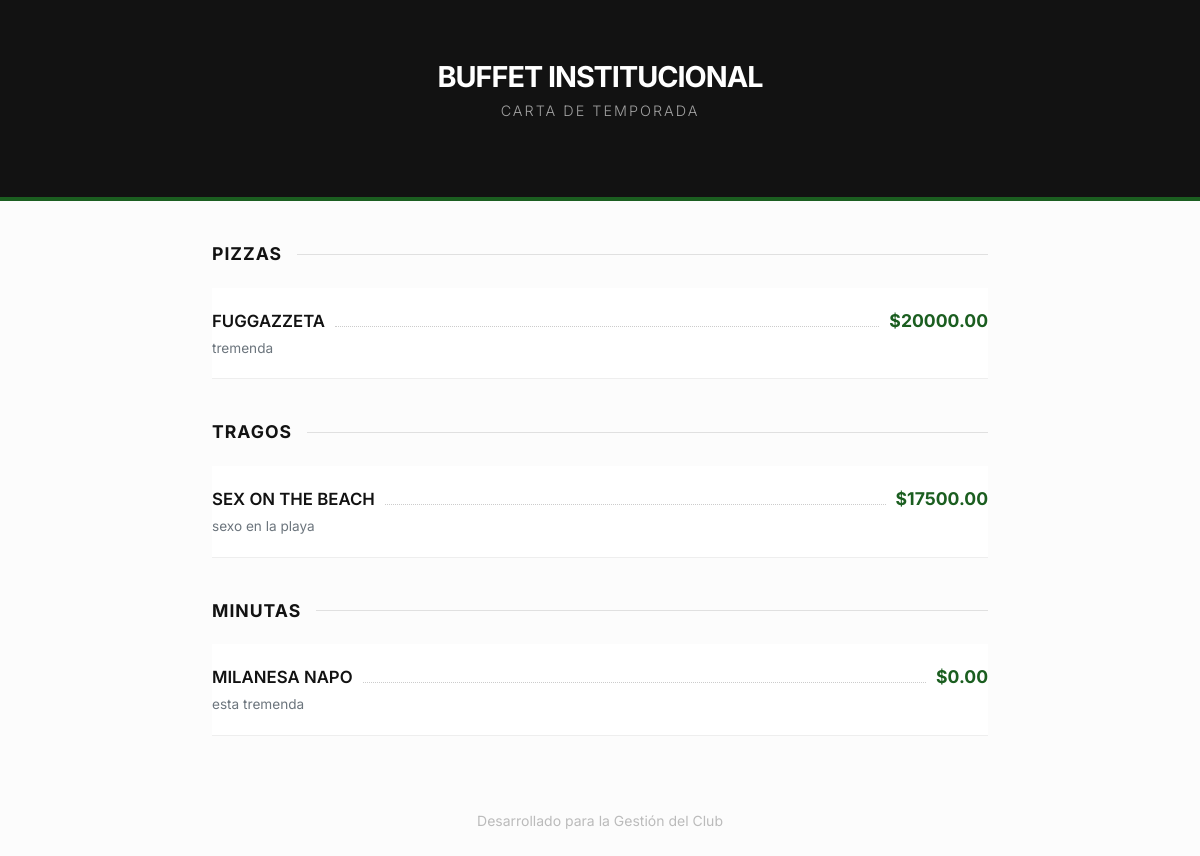
The page / on the database its author committed.
### menu/models.py (models this page shows, shortened)
class Categoria(models.Model):
    nombre = models.CharField(max_length=100, verbose_name="Nombre de la categoría")

class Plato(models.Model):
    categoria = models.ForeignKey(Categoria, on_delete=models.CASCADE)
    nombre = models.CharField(max_length=150)
    descripcion = models.TextField(blank=True, null=True)
    precio = models.DecimalField(max_digits=10, decimal_places=2)
    disponible = models.BooleanField(default=True)

### menu/views.py (the view)
# urls.py: path('', views.ver_menu, name='ver_menu'),
def ver_menu(request):
    categorias = Categoria.objects.all()
    return render(request, 'menu/carta.html', {'categorias': categorias})

### menu/templates/menu/carta.html (shortened to what this page needs)
<!DOCTYPE html>
<html lang="es">
<head>
    <link href="https://cdn.jsdelivr.net/npm/bootstrap@5.3.0/dist/css/bootstrap.min.css" rel="stylesheet">
</head>
<body>
    <header class="header-minimal">
        <h1>Buffet Institucional</h1>
        <p>CARTA DE TEMPORADA</p>
    </header>
    <div class="container menu-container pb-5">
        {% for categoria in categorias %}
            <div class="section-title">{{ categoria.nombre }}</div>
            {% for plato in categoria.plato_set.all %}
                {% if plato.disponible %}
                <div class="menu-item">
                    <div class="item-header">
                        <span class="item-name text-uppercase">{{ plato.nombre }}</span>
                        <span class="item-dots"></span>
                        <span class="item-price">${{ plato.precio }}</span>
                    </div>
                    <div class="item-description">{{ plato.descripcion }}</div>
                </div>
                {% endif %}
            {% endfor %}
        {% endfor %}
    </div>
    <footer class="text-center py-4">
        <small style="color: #bbb;">Desarrollado para la Gestión del Club</small>
    </footer>
</body>
</html>

### menu/templates/menu/carta.html (style rules this page uses)
:root { --negro-profundo: #121212; --verde-club: #1b5e20; --gris-suave: #fcfcfc; --texto-secundario: #6c757d; }
body { background-color: var(--gris-suave); font-family: 'Inter', sans-serif; color: var(--negro-profundo); }
.header-minimal { background-color: var(--negro-profundo); padding: 60px 20px; text-align: center; color: white; border-bottom: 4px solid var(--verde-club); }
.header-minimal h1 { font-weight: 700; letter-spacing: -1px; text-transform: uppercase; font-size: 1.8rem; margin-bottom: 5px; }
.header-minimal p { font-weight: 300; font-size: 0.9rem; letter-spacing: 2px; color: #a0a0a0; }
.section-title { font-weight: 700; font-size: 1.1rem; text-transform: uppercase; letter-spacing: 1px; margin: 40px 0 20px 0; color: var(--negro-profundo); display: flex; align-items: center; }
.section-title::after { content: ""; flex: 1; height: 1px; background: #e0e0e0; margin-left: 15px; }
.menu-item { background: white; padding: 20px 0; border-bottom: 1px solid #eee; transition: background 0.2s; }
.item-header { display: flex; justify-content: space-between; align-items: baseline; }
.item-name { font-weight: 600; font-size: 1.05rem; color: var(--negro-profundo); }
.item-dots { flex: 1; border-bottom: 1px dotted #ccc; margin: 0 10px; }
.item-price { font-weight: 700; color: var(--verde-club); font-size: 1.1rem; }
.item-description { font-weight: 400; font-size: 0.85rem; color: var(--texto-secundario); margin-top: 4px; max-width: 85%; }
.menu-container { max-width: 800px; margin: auto; }

### rows shown on the page
Categoria: nombre "PIZZAS"
Plato: nombre "FUGGAZZETA", precio "20000.00", descripcion "tremenda"
Categoria: nombre "TRAGOS"
Plato: nombre "SEX ON THE BEACH", precio "17500.00", descripcion "sexo en la playa"
Categoria: nombre "MINUTAS"
Plato: nombre "MILANESA NAPO", precio "0.00", descripcion "esta tremenda"
